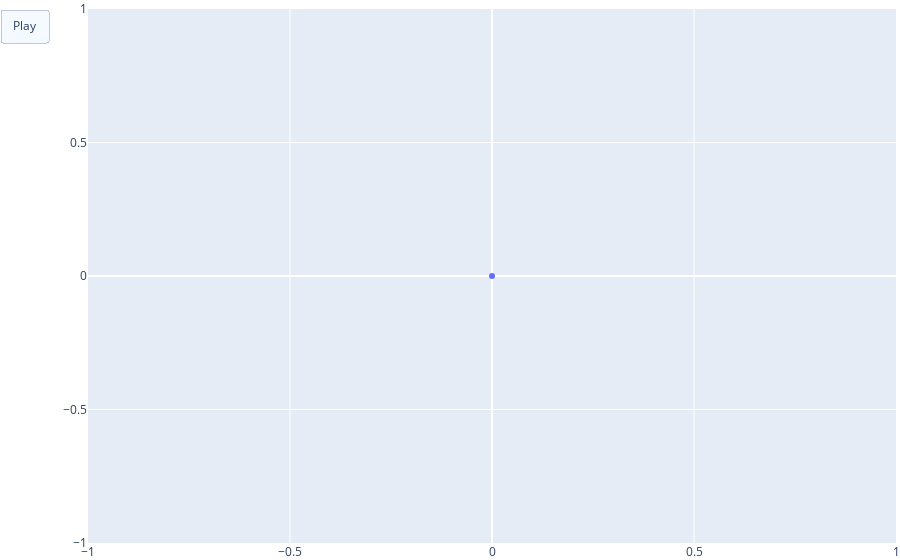

Here is the notebook cell this chart was saved with:
### Markdown cell above
Анимированный график:

### Code cell
fig = go.Figure()
fig.add_trace(go.Scatter(x=[x[0]], y=[y[0]], mode='lines+markers',  name='h(t)'))

frames=[]
for i in range(1, len(x)):
    frames.append(go.Frame(data=[go.Scatter(x=x[:i+1], y=y[:i+1])]))

fig.frames = frames   

fig.update_layout(legend_orientation="h",
                  legend=dict(x=.5, xanchor="center"),
                  updatemenus=[dict(type="buttons", buttons=[dict(label="Play", method="animate", args=[None])])],
                  margin=dict(l=0, r=0, t=0, b=0))
fig.update_traces(hoverinfo="all", hovertemplate="Аргумент: %{x}<br>Функция: %{y}")
fig.show()

### Figure 1 — Plotly figure (JSON) as saved in the notebook; plotly's stock layout.template omitted (floating-point values rounded to 4 significant figures)
{"data": [{"hoverinfo": "all", "hovertemplate": "Аргумент: %{x}<br>Функция: %{y}", "mode": "lines+markers", "name": "h(t)", "type": "scatter", "x": [0], "y": [0]}], "layout": {"legend": {"orientation": "h", "x": 0.5, "xanchor": "center"}, "margin": {"b": 0, "l": 0, "r": 0, "t": 0}, "updatemenus": [{"buttons": [{"args": [null], "label": "Play", "method": "animate"}], "type": "buttons"}]}}
